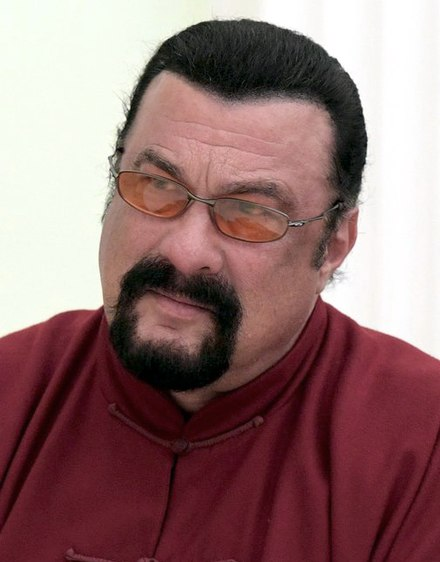
#> input picture images/segal.jpg, 440 x 562 px
$ jupyter execute --allow-errors week_3.ipynb
#> lines starting #> are read from the running program, lines starting #| are printed output that depends on the picture
### Office Hours: Applied Machine Learning Week 3

[cell 1]
#comprehensions -- aka a more efficient way to write loops
#that create collections
#EX
my_list = []
for i in range(10):
    if i%2 == 0:
        my_list.append(i)

[cell 2]
my_list

[cell 3]
[i for i in range(10) if i%2 == 0]

[cell 4]
d = {}
for i in range(10):
    if i%2 == 0:
        d[i] = i + 1

[cell 5]
d

[cell 6]
{i:i+1 for i in range(10) if i%2 == 0}

### NumPy

[cell 7]
import numpy as np

[cell 8]
X = np.array([[1, 0, 1],
         [0, 1, 0],
         [1, 0, 1]])

[cell 9]
type(X)

[cell 10]
X.shape

[cell 11]
import matplotlib.pyplot as plt

[cell 12]
plt.imshow(X)
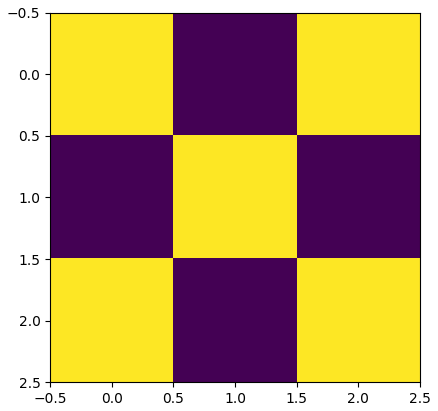
#> figure drawn by matplotlib, 1 panel

[cell 13]
X

[cell 14]
X[:2, :2]

[cell 15]
X + X

[cell 16]
X - X

[cell 17]
np.transpose(X)

[cell 18]
X.T

[cell 19]
X2 = np.random.random(15)

[cell 20]
X2

[cell 21]
X2.shape

[cell 22]
X2 = X2.reshape(3, 5)

[cell 23]
X2

[cell 24]
#transposition
X2.T

[cell 25]
A = np.array([[1, 2], [3, 4]])
x = np.array([[5], [6]])

[cell 26]
np.matmul(A, x)

[cell 27]
A@x

#> (a cell that did not finish here is left out)

#> (a cell that did not finish here is left out)

#> (a cell that did not finish here is left out)

#> (a cell that did not finish here is left out)

[cell 32]
def rgb2gray(rgb):
    return np.dot(rgb[...,:3], [0.2989, 0.5870, 0.1140])

#> (a cell that did not finish here is left out)

#> (a cell that did not finish here is left out)

#> (a cell that did not finish here is left out)

[cell 36]
np.save('bulldog_grey', 'bdog_grey.png')

[cell 37]
np.load('bulldog_grey.npy')

#> (a cell that did not finish here is left out)

#> (a cell that did not finish here is left out)

#> (a cell that did not finish here is left out)

[cell 41]
segal = plt.imread('images/segal.jpg')
#> segal is the input picture: shape (562, 440, 3); mean R, G, B 145.7, 112.7, 112.6

[cell 42]
segal_grey = rgb2gray(segal)
#> in rgb2gray, `return np.dot(rgb[...,:3], [0.2989, 0.5870, 0.1140])`:
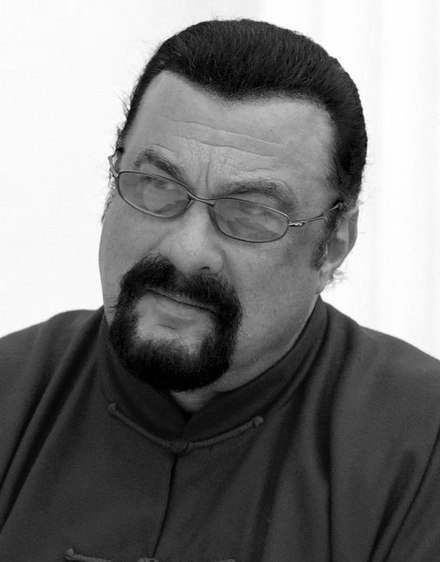
#> returned value: shape (562, 440) float64; min 0, max 255, mean 122.6

[cell 43]
plt.imshow(segal_grey, cmap = 'gray')

[cell 44]
segal_grey.shape
#> Out = (562, 440)

#> (a cell that did not finish here is left out)

[cell 46]
snip = segal_grey[0:400, 100:300]
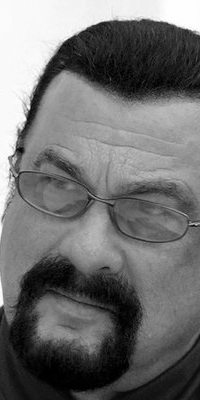
#> snip: shape (400, 200) float64; min 0, max 255, mean 111.5

$ run again, with images/puppy.jpg copied over images/segal.jpg
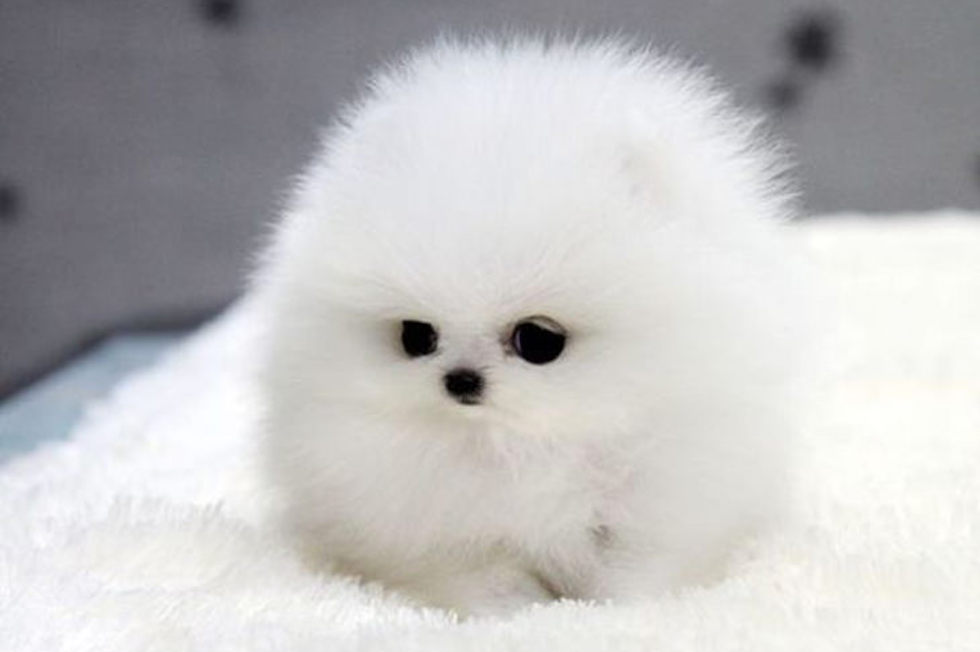
#> input picture images/puppy.jpg, 980 x 652 px
#> segal is the input picture: shape (652, 980, 3); mean R, G, B 193.3, 192.5, 192.9
#> `snip = segal_grey[0:400, 100:300]`:
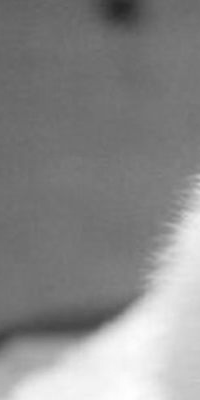
#> snip: shape (400, 200) float64; min 38.21, max 255, mean 137.8

$ run again, with images/riot.jpg copied over images/segal.jpg
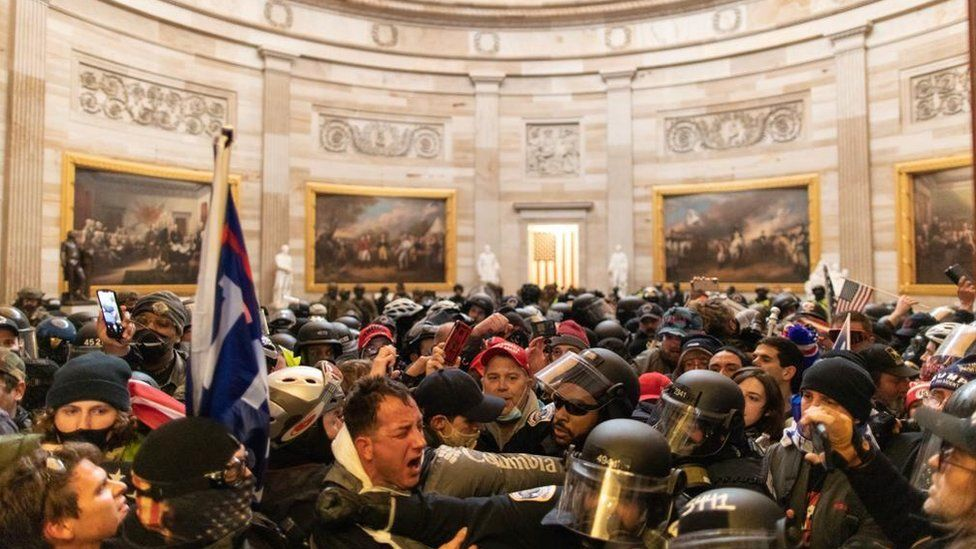
#> input picture images/riot.jpg, 976 x 549 px
#> segal is the input picture: shape (549, 976, 3); mean R, G, B 146.8, 122.6, 102.4
#> in rgb2gray, `return np.dot(rgb[...,:3], [0.2989, 0.5870, 0.1140])`:
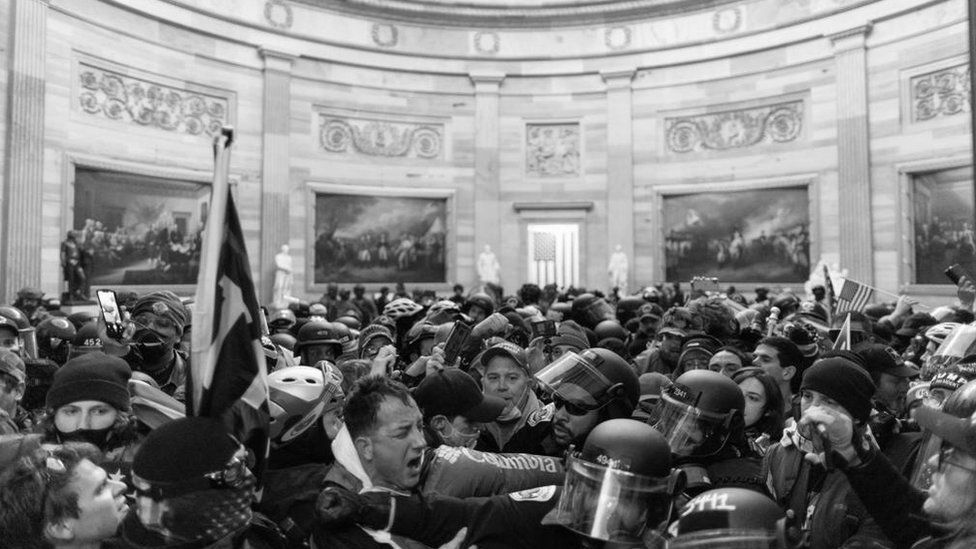
#> returned value: shape (549, 976) float64; min 0, max 255, mean 127.5
#> `snip = segal_grey[0:400, 100:300]`:
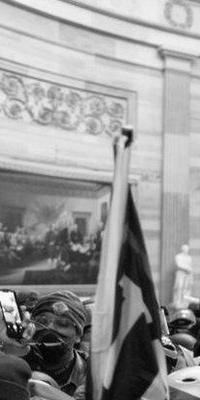
#> snip: shape (400, 200) float64; min 0.228, max 254.7, mean 151
